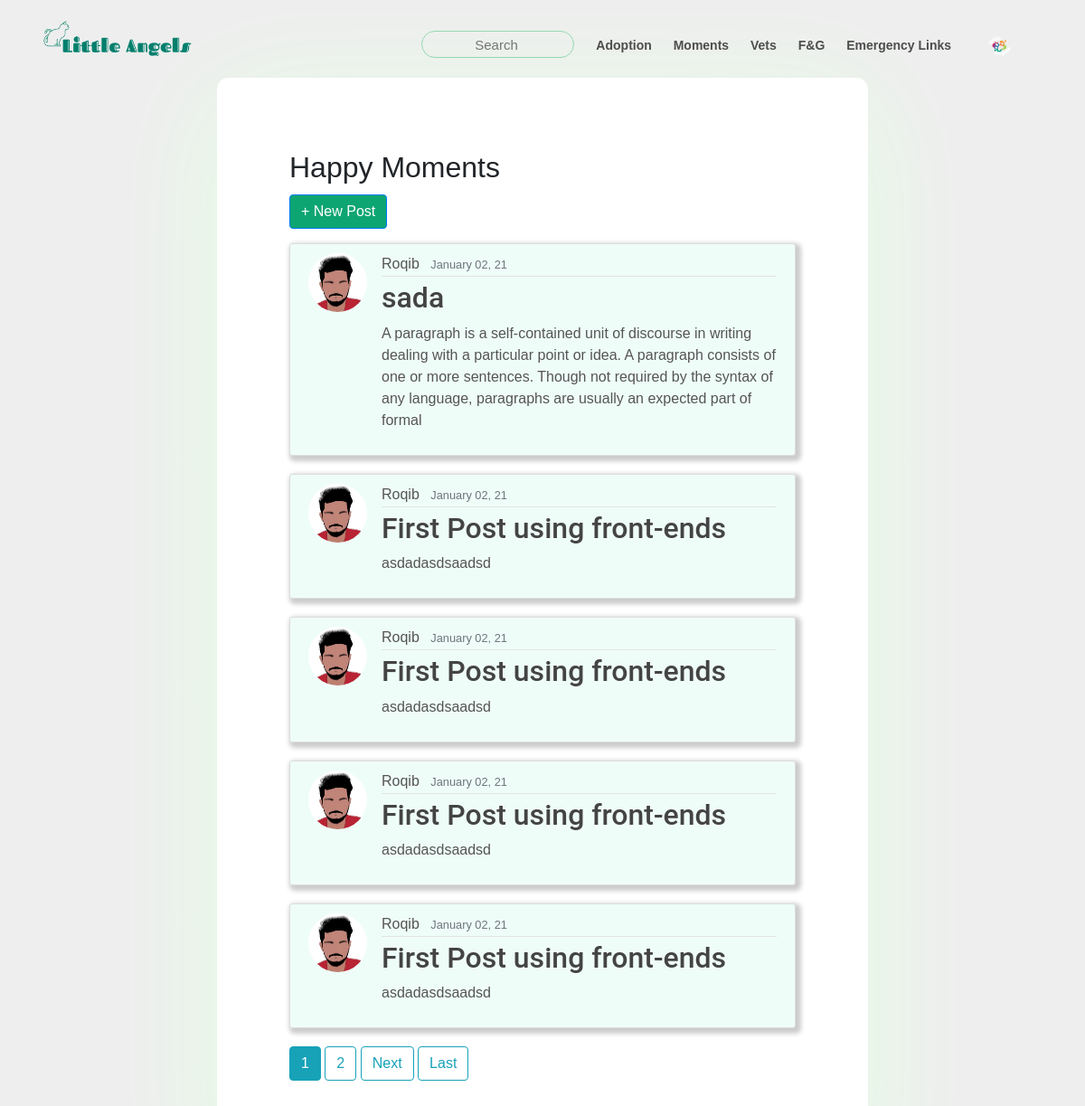
/moments/ (signed in), run on the app's committed database.
### users/models.py (models this page shows, shortened)
class Profile(models.Model):
    user = models.OneToOneField(User, on_delete=models.CASCADE)
    image = models.ImageField(default='default.png',  upload_to= 'profile_pics')

### feed/models.py (models this page shows, shortened)
class Post(models.Model):
    title = models.CharField(max_length=30)
    content = models.TextField();
    date = models.DateTimeField(default=timezone.now)
    author = models.ForeignKey(User, on_delete=models.CASCADE); #if user is deleted, all post gets deleted
    approved = models.BooleanField(default=False)
    image = models.ImageField( blank=True, null=True, upload_to= 'happy_pics')

### feed/views.py (the view)
# urls.py: path('', PostListView.as_view(), name='adoption'),
class PostListView(LoginRequiredMixin, ListView):
    model = Post
    template_name = 'feed/feed.html'
    context_object_name = 'posts'
    ordering = ['-date']
    paginate_by = 5

### feed/templates/feed/feed.html (shortened to what this page needs)
{% extends 'home/base.html' %}
{% block content %}
<div class="boss">
    <div class="blog-post">
        <div>
            <h2>Happy Moments<h2>
            <div class="form-group">
                <a href="{% url 'post_create' %}">
                    <button class="btn btn-outline-primary" type="submit" style="background-color:rgb(13, 165, 114); outline-style:none; color:white">+ New Post</button>
                </a>
            </div>
        </div>
        {% for p in posts %}
            <article class="media content-section">
                <img class="rounded-circle article-img" width="50px" src="{{p.author.profile.image.url}}" alt="">
                <div class="media-body">
                <div class="article-metadata">
                    <a class="mr-2" href="{% url 'user_posts' p.author.username %}">{{ p.author }}</a>
                    <small class="text-muted">{{ p.date| date:"F d, y"}}</small>
                </div>
                <h2><a class="article-title" href="{% url 'post_detail' p.id %}">{{ p.title }}</a></h2>
                <p class="article-content">{{ p.content }}</p>
                </div>
            </article>
        {%endfor %}
        {% if is_paginated %}
            {% for num in page_obj.paginator.page_range %}
                {% if page_obj.number == num %}
                    <a class="btn btn-info mb-4" href="?page={{num}}">{{num}}</a>
                {% elif num > page_obj.number|add:'-3' and num < page_obj.number|add:'3' %}
                <a class="btn btn-outline-info mb-4" href="?page={{num}}">{{ num }}</a>
                {% endif %}
            {% endfor %}
            {% if page_obj.has_next %}
                <a class="btn btn-outline-info mb-4" href="?page={{page_obj.next_page_number}}">Next</a>
                <a class="btn btn-outline-info mb-4" class="prev" href="?page={{page_obj.paginator.num_pages}}">Last</a>
            {% endif %}
        {% endif %}
    </div>
</div>
{% endblock content %}

### home/templates/home/base.html (shortened to what this page needs)
{% load static %}
<!DOCTYPE html>
<html lang="en">
<head>
    <link rel="stylesheet" href="https://maxcdn.bootstrapcdn.com/bootstrap/4.0.0/css/bootstrap.min.css">
    <link rel="stylesheet" href="https://stackpath.bootstrapcdn.com/font-awesome/4.7.0/css/font-awesome.min.css">
    <link rel="stylesheet" href="https://cdnjs.cloudflare.com/ajax/libs/OwlCarousel2/2.3.4/assets/owl.carousel.min.css">
    <link rel="stylesheet" type="text/css" href="{% static 'home/main.css' %}">
    <link rel="stylesheet" type="text/css" href="{% static 'home/style-details.css' %}">
</head>
<body>
    <div class="container">
        <div class="navbar">
            <div class="logo">
                <a href="{% url 'home' %}"><img src="{% static 'home/images/logo.png' %}" padding-top="10" width="170px"></a>
            </div>
            <nav>
                <ul id="MenuItems">
                    <li><input type="search" autocomplete="off" id="search" placeholder="Search"></li>
                    <li class="underline"><a style="color: rgb(77, 77, 77); text-decoration: none;" href="{% url 'adoption' %}">Adoption</a>
                    </li>
                    <li class="underline"><a style="color: rgb(77, 77, 77); text-decoration: none;" href="{% url 'feed' %}">Moments</a></li>
                    <li class="underline"><a style="color: rgb(77, 77, 77); text-decoration: none;" href="">Vets</a></li>
                    <li class="underline"><a style="color: rgb(77, 77, 77); text-decoration: none;" href="#">F&G</a></li>
                    <li class="underline"><a style="color: rgb(77, 77, 77); text-decoration: none;" href="#">Emergency Links</a></li>
                    {% if user.is_authenticated %}
                            <li class="underline">
                                <a class="nav-item nav-link mt-1" style="color: lightgray" title="Profile" href="{% url 'profile' %}">
                                    <img  width="27" height="27" style="border-radius:50%"  src="{{user.profile.image.url}}" alt="">
                                </a>
                            </li>
                    {% else %}
                    <li>
                        <a class="btnn" href="{% url 'login' %}">Login</a>
                      </li>
                {% endif %}
                </ul>
            </nav>
        </div>
    </div>
    {% block content %} {% endblock %}
</body>
</html>

### home/static/home/main.css (style rules this page uses)
.content-section { background: #effdf9; padding: 10px 20px; border: 1px solid #dddddd; border-radius: 3px; margin-bottom: 20px; position: relative; margin-left: auto; margin-right: auto; box-shadow: 3px 3px 5px 3px #ccc;; }
.article-title { color: #444444; font-family: Roboto; }
.article-content { white-space: pre-line; }
.article-img { height: 65px; width: 65px; margin-right: 16px; }
.article-metadata { padding-bottom: 1px; margin-bottom: 4px; border-bottom: 1px solid #e3e3e3 }

### home/static/home/style-details.css (style rules this page uses)
* { margin: 0; padding: 0; box-sizing: border-box; }
body { font-family: Helvetica, sans-serif; width: 100%; height: 100vh; background-color: #eee; }
.navbar { display: flex; align-items: center; padding: 20px; }
nav { flex: 1; text-align: right; font-size: 14px; }
nav ul { display: inline-block; list-style-type: none; }
nav ul li { display: inline-block; margin-right: 20px; font-weight: bold; position: relative; }
a { text-decoration: none; color: #555; }
p { color: #555; }
.container { max-width: 1400px; margin: auto; padding-left: 25px; padding-right: 25px; }
#search { width: 100%; height: 30px; border-radius: 20px; background: rgba(0, 0, 0, 0); border-color: #94d9b0; border-width: 1px; border-style: solid; outline: none; text-align: center; font-family: Helvetica; font-size: 15px; font-weight: 500; }
.blog-post { width: 60%; max-width: 98rem; padding: 5rem; background-color: #fff; box-shadow: 0 1.4rem 8rem #e5ffe5; display: block; align-items: center; justify-content: center; border-radius: 0.8rem; margin-left: auto; margin-right: auto; margin-bottom: 15px; height: auto; }
.boss { padding-bottom: 0.1px; }

### data on the page
Post: author.profile.image (picture), author "Roqib", date "January 02, 21", title "sada", content "A paragraph is a self-contained unit of discourse in writing dealing with a particular point or idea. A paragraph consists of one or more sentences. Though not required by the syntax of any language, paragraphs are usually an expected part of formal"
Post: author.profile.image (picture), author "Roqib", date "January 02, 21", title "First Post using front-ends", content "asdadasdsaadsd"
Post: author.profile.image (picture), author "Roqib", date "January 02, 21", title "First Post using front-ends", content "asdadasdsaadsd"
Post: author.profile.image (picture), author "Roqib", date "January 02, 21", title "First Post using front-ends", content "asdadasdsaadsd"
Post: author.profile.image (picture), author "Roqib", date "January 02, 21", title "First Post using front-ends", content "asdadasdsaadsd"

### other printed values
{{ num }} "1"
{{ num }} "2"
